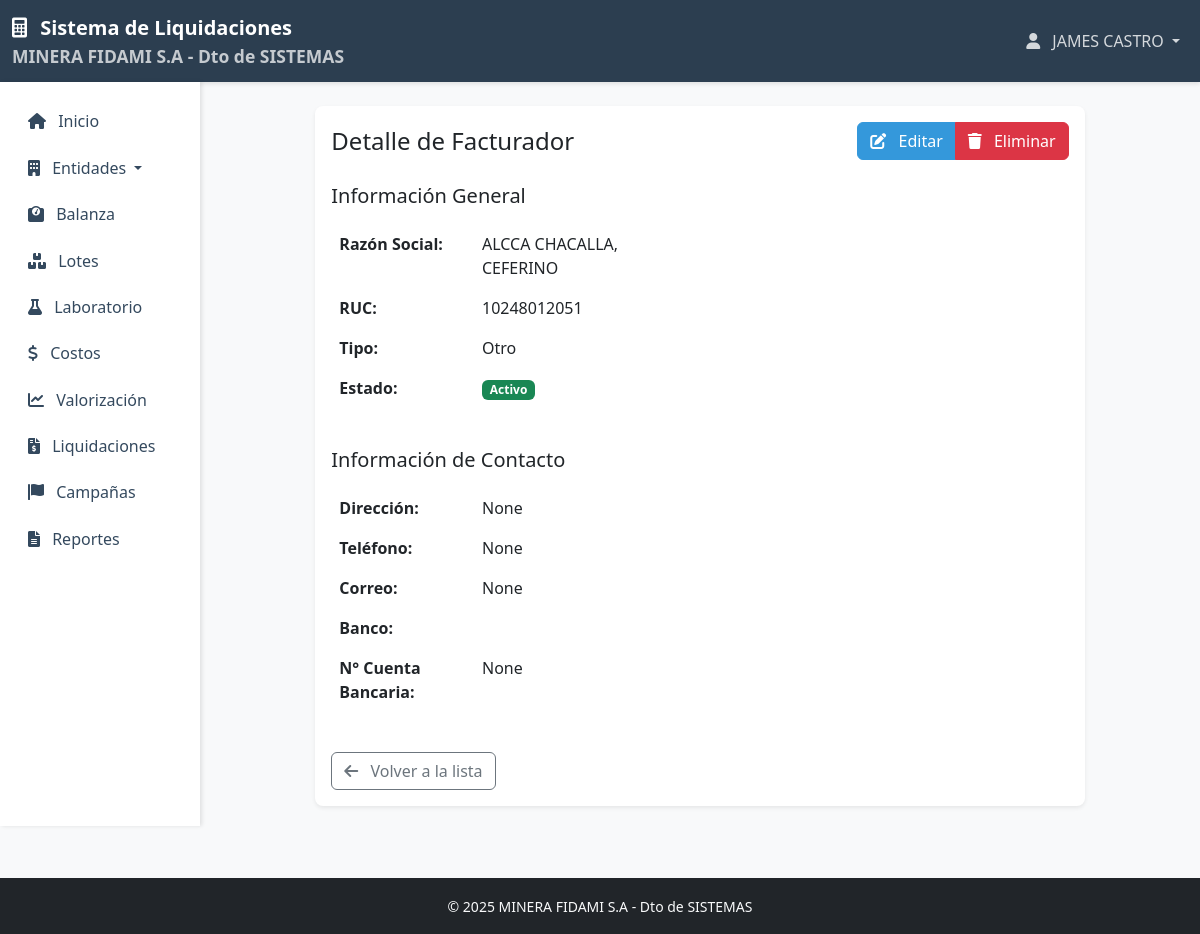
/entidades/facturadores/2/ (signed in), run on the app's committed database.
### usuarios/models.py (models this page shows, shortened)
class Usuario(AbstractUser):
    ROLES = (
        ('planta', 'Planta'),
        ('laboratorio', 'Laboratorio'),
        ('comercial', 'Comercial'),
        ('administrador', 'Administrador'),
    )
    rol = models.CharField(max_length=20, choices=ROLES, default='planta')
    telefono = models.CharField(max_length=15, blank=True, null=True)
    direccion = models.TextField(blank=True, null=True)
    groups = models.ManyToManyField(
        'auth.Group',
        related_name='usuario_set',
        blank=True,
        help_text='The groups this user belongs to. A user will get all permissions granted to each of their groups.',
        verbose_name='groups',
    )
    user_permissions = models.ManyToManyField(
        'auth.Permission',
        related_name='usuario_set',
        blank=True,
        help_text='Specific permissions for this user.',
        verbose_name='user permissions',
    )
    class Meta:
        verbose_name = 'Usuario'
        verbose_name_plural = 'Usuarios'

### entidades/models.py (models this page shows, shortened)
class Facturador(models.Model):
    TIPOS = (
        ('empresa', 'Empresa'),
        ('acopio', 'Acopio'),
        ('contrata', 'Contrata'),
        ('sociedad', 'Sociedad'),
        ('transportista', 'Transportista'),
        ('otro', 'Otro'),
    )
    BANCOS = (
        ('bcp', 'BCP'),
        ('bbva', 'BBVA'),
        ('interbank', 'Interbank'),
        ('scotiabank', 'Scotiabank'),
        ('nacion', 'Nación'),
        ('pichincha', 'Pichincha'),
        ('mibanco', 'Mibanco'),
        ('creditea', 'Creditea'),
        ('banbif', 'BanBif'),
        ('falabella', 'Falabella'),
        ('azteca', 'Azteca'),
        ('gnb', 'GNB'),
        ('otro', 'Otro'),
    )
    razon_social = models.CharField(max_length=200)
    ruc = models.CharField(max_length=11, unique=True)
    tipo = models.CharField(max_length=20, choices=TIPOS)
    direccion = models.TextField(blank=True, null=True)
    telefono = models.CharField(max_length=15, blank=True, null=True)
    correo = models.EmailField(blank=True, null=True)
    observacion = models.TextField(blank=True, null=True)
    banco = models.CharField(max_length=50, choices=BANCOS, blank=True, null=True, verbose_name='Banco')
    numero_cuenta_bancaria = models.CharField(max_length=30, blank=True, null=True, verbose_name='Número de Cuenta Bancaria')
    fecha_creacion = models.DateTimeField(auto_now_add=True)
    fecha_actualizacion = models.DateTimeField(auto_now=True)
    estado = models.BooleanField(default=True)
    class Meta:
        verbose_name = 'Facturador'
        verbose_name_plural = 'Facturadores'

### entidades/views.py (the view)
# urls.py: path('facturadores/<int:pk>/', views.facturador_detail, name='facturador_detail'),
@permission_required('entidades.view_facturador', raise_exception=True)
def facturador_detail(request, pk):
    facturador = get_object_or_404(Facturador, pk=pk)
    context = {
        'object': facturador,
    }
    return render(request, 'entidades/facturador_detail.html', context)

### templates/entidades/facturador_detail.html (shortened to what this page needs)
{% extends 'base.html' %}
{% block content %}
<div class="container-fluid py-4">
    <div class="row justify-content-center">
        <div class="col-md-10">
            <div class="card border-0 shadow-sm">
                <div class="card-body">
                    <div class="d-flex justify-content-between align-items-center mb-4">
                        <h4 class="card-title mb-0">Detalle de Facturador</h4>
                        <div class="btn-group">
                            <a href="{% url 'entidades:facturador_update' object.pk %}" class="btn btn-primary">
                                <i class="fas fa-edit me-2"></i>
                                Editar
                            </a>
                            <a href="{% url 'entidades:facturador_delete' object.pk %}" class="btn btn-danger">
                                <i class="fas fa-trash me-2"></i>
                                Eliminar
                            </a>
                        </div>
                    </div>
                    <div class="row">
                        <div class="col-md-6">
                            <h5 class="mb-3">Información General</h5>
                            <table class="table table-borderless">
                                <tr>
                                    <th style="width: 40%">Razón Social:</th>
                                    <td>{{ object.razon_social }}</td>
                                </tr>
                                <tr>
                                    <th>RUC:</th>
                                    <td>{{ object.ruc }}</td>
                                </tr>
                                <tr>
                                    <th>Tipo:</th>
                                    <td>{{ object.get_tipo_display }}</td>
                                </tr>
                                <tr>
                                    <th>Estado:</th>
                                    <td>
                                        {% if object.estado %}
                                            <span class="badge bg-success">Activo</span>
                                        {% else %}
                                            <span class="badge bg-danger">Inactivo</span>
                                        {% endif %}
                                    </td>
                                </tr>
                            </table>
                        </div>
                    </div>
                    <div class="row mt-4">
                        <div class="col-md-6">
                            <h5 class="mb-3">Información de Contacto</h5>
                            <table class="table table-borderless">
                                <tr>
                                    <th style="width: 40%">Dirección:</th>
                                    <td>{{ object.direccion }}</td>
                                </tr>
                                <tr>
                                    <th>Teléfono:</th>
                                    <td>{{ object.telefono }}</td>
                                </tr>
                                <tr>
                                    <th>Correo:</th>
                                    <td>{{ object.correo }}</td>
                                </tr>
                                <tr>
                                    <th>Banco:</th>
                                    <td>{{ object.get_banco_display }}</td>
                                </tr>
                                <tr>
                                    <th>N° Cuenta Bancaria:</th>
                                    <td>{{ object.numero_cuenta_bancaria }}</td>
                                </tr>
                            </table>
                        </div>
                    </div>
                    <div class="mt-4">
                        <a href="{% url 'entidades:facturador_list' %}" class="btn btn-outline-secondary">
                            <i class="fas fa-arrow-left me-2"></i>
                            Volver a la lista
                        </a>
                    </div>
                </div>
            </div>
        </div>
    </div>
</div>
{% endblock %}

### templates/base.html (shortened to what this page needs)
<!DOCTYPE html>
<html lang="es">
<head>
    <link href="https://cdn.jsdelivr.net/npm/bootstrap@5.3.0/dist/css/bootstrap.min.css" rel="stylesheet">
    <link href="https://cdnjs.cloudflare.com/ajax/libs/font-awesome/6.0.0/css/all.min.css" rel="stylesheet">
</head>
<body>
    <nav class="navbar navbar-expand-lg navbar-dark">
        <div class="container-fluid">
            <a class="navbar-brand" href="{% url 'home' %}">
                <i class="fas fa-calculator me-2"></i>
                Sistema de Liquidaciones
                <div class="small text-light opacity-75">MINERA FIDAMI S.A - Dto de SISTEMAS</div>
            </a>
            <div class="collapse navbar-collapse" id="navbarNav">
                <ul class="navbar-nav ms-auto mb-2 mb-lg-0">
                    {% if user.is_authenticated %}
                    <li class="nav-item dropdown d-none d-lg-block">
                        <a class="nav-link dropdown-toggle" href="#" id="userDropdownDesktop" role="button" data-bs-toggle="dropdown">
                            <i class="fas fa-user me-2"></i>
                            {{ user.get_full_name }}
                        </a>
                    </li>
                    {% else %}
                    <li class="nav-item">
                        <a class="nav-link" href="{% url 'login' %}">Iniciar Sesión</a>
                    </li>
                    {% endif %}
                </ul>
            </div>
        </div>
    </nav>
    <div class="container-fluid">
        <div class="row">
            {% if user.is_authenticated %}
            <div class="col-md-3 col-lg-2 d-md-block sidebar collapse">
                <div class="position-sticky">
                    <ul class="nav flex-column">
                        <li class="nav-item">
                            <a class="nav-link {% if request.resolver_match.url_name == 'home' %}active{% endif %}" href="{% url 'home' %}">
                                <i class="fas fa-home me-2"></i>
                                Inicio
                            </a>
                        </li>
                        <li class="nav-item dropdown">
                            <a class="nav-link dropdown-toggle" href="#" id="entidadesDropdown" role="button" data-bs-toggle="dropdown">
                                <i class="fas fa-building me-2"></i>
                                Entidades
                            </a>
                        </li>
                        <li class="nav-item">
                            <a class="nav-link" href="{% url 'balanza:balanza_list' %}">
                                <i class="fas fa-weight me-2"></i>
                                Balanza
                            </a>
                        </li>
                        <li class="nav-item">
                            <a class="nav-link" href="{% url 'lotes:lote_list' %}">
                                <i class="fas fa-boxes me-2"></i>
                                Lotes
                            </a>
                        </li>
                        <li class="nav-item">
                            <a class="nav-link" href="{% url 'laboratorio:ley_list' %}">
                                <i class="fas fa-flask me-2"></i>
                                Laboratorio
                            </a>
                        </li>
                        <li class="nav-item">
                            <a class="nav-link" href="{% url 'costos:costo_list' %}">
                                <i class="fas fa-dollar-sign me-2"></i>
                                Costos
                            </a>
                        </li>
                        <li class="nav-item">
                            <a class="nav-link" href="{% url 'valorizacion:valorizacion_list' %}">
                                <i class="fas fa-chart-line me-2"></i>
                                Valorización
                            </a>
                        </li>
                        <li class="nav-item">
                            <a class="nav-link" href="{% url 'liquidaciones:liquidacion_list' %}">
                                <i class="fas fa-file-invoice-dollar me-2"></i>
                                Liquidaciones
                            </a>
                        </li>
                        <li class="nav-item">
                            <a class="nav-link" href="{% url 'lotes:campana_list' %}">
                                <i class="fas fa-flag me-2"></i>
                                Campañas
                            </a>
                        </li>
                        <li class="nav-item">
                            <a class="nav-link" href="{% url 'reportes:reporte_list' %}">
                                <i class="fas fa-file-alt me-2"></i>
                                Reportes
                            </a>
                        </li>
                    </ul>
                </div>
            </div>
            {% endif %}
            <main class="{% if user.is_authenticated %}col-md-9 ms-sm-auto col-lg-10 px-md-4{% else %}col-12{% endif %}">
                {% block content %}{% endblock %}
            </main>
        </div>
    </div>
    <footer class="bg-dark text-light py-3 mt-5">
        <div class="container-fluid">
            <div class="row">
                <div class="col-12 text-center">
                    <small>&copy; 2025 MINERA FIDAMI S.A - Dto de SISTEMAS</small>
                </div>
            </div>
        </div>
    </footer>
</body>
</html>

### templates/base.html (style rules this page uses)
:root { --primary-color: #2c3e50; --secondary-color: #34495e; --accent-color: #3498db; }
body { font-family: 'Segoe UI', Tahoma, Geneva, Verdana, sans-serif; background-color: #f8f9fa; }
.navbar { background-color: var(--primary-color); box-shadow: 0 2px 4px rgba(0,0,0,0.1); }
.navbar-brand { color: white !important; font-weight: bold; }
.nav-link { color: rgba(255,255,255,0.8) !important; }
.sidebar { background-color: white; box-shadow: 2px 0 4px rgba(0,0,0,0.1); height: calc(100vh - 56px); position: fixed; padding-top: 1rem; }
.sidebar .nav-link { color: var(--secondary-color) !important; padding: 0.5rem 1rem; margin: 0.2rem 0; border-radius: 0.25rem; }
.card { border: none; box-shadow: 0 2px 4px rgba(0,0,0,0.1); border-radius: 0.5rem; }
.btn-primary { background-color: var(--accent-color); border-color: var(--accent-color); }

### data on the page
Usuario: get_full_name "JAMES CASTRO"
Facturador: razon_social "ALCCA CHACALLA, CEFERINO", ruc "10248012051", tipo "Otro", direccion "None", telefono "None", correo "None", numero_cuenta_bancaria "None"
